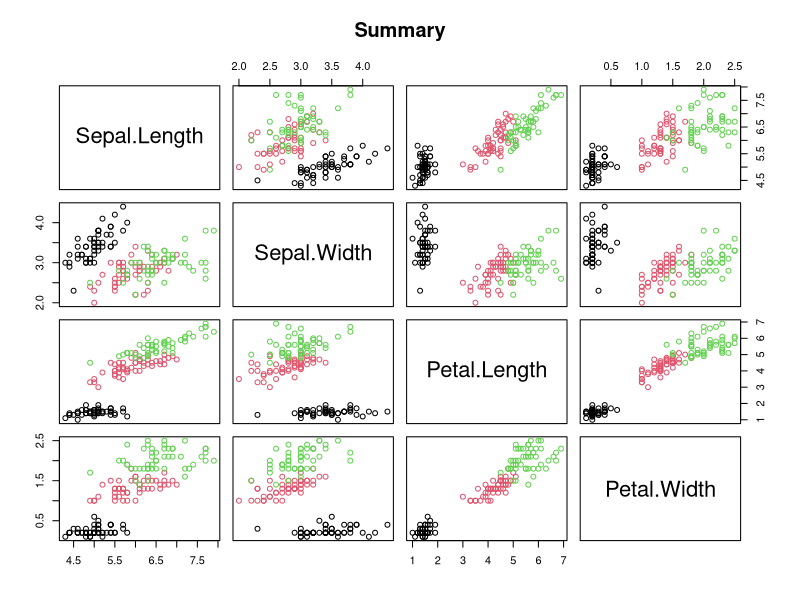
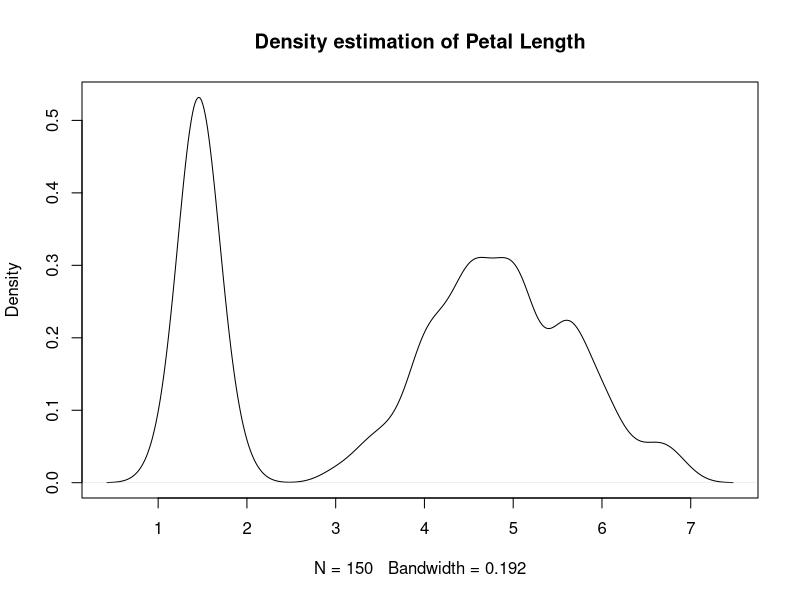
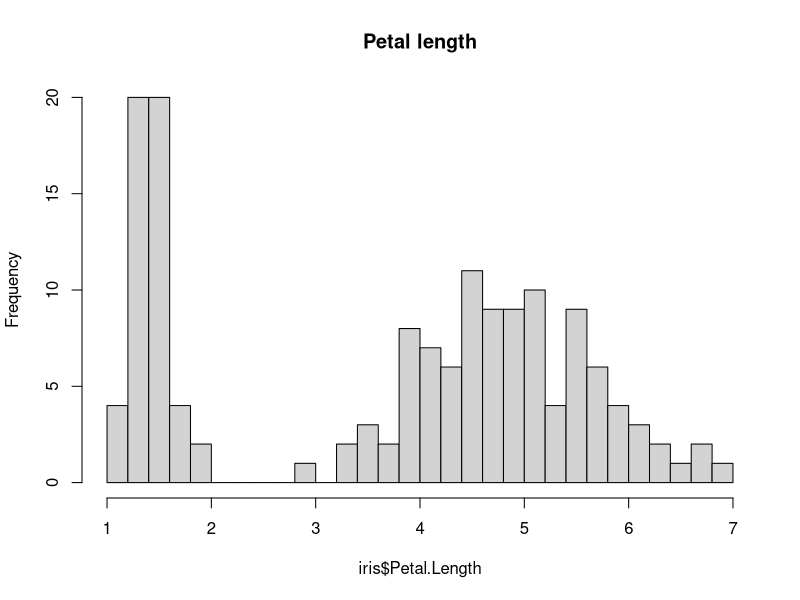

Recreate these plots in R, in order.
# Exploration of the IRIS Data Set

data(iris)

summary(iris)

# Draw a matrix of all variables
pdf(file="../../WORK/Blatt2/1-1-summary.pdf")
plt1 = plot(iris[,1:4], col=iris$Species, main="Summary")
dev.off()

# Density estimation of Petal.Length
pdf(file="../../WORK/Blatt2/1-2-density.pdf")
d = density(iris$Petal.Length, bw="SJ", kernel="gaussian")
plot(d, main="Density estimation of Petal Length")
dev.off()

# Histogram of petal length
pdf(file="../../WORK/Blatt2/1-3-histogram.pdf")
hist(iris$Petal.Length, nclass=25, main="Petal length")
dev.off()

# correlation
cor(iris[,1:4])

#sources:
#https://rstudio-pubs-static.s3.amazonaws.com/204918_d5ccf842cbc540e78b3d6d3287e6ad38.html